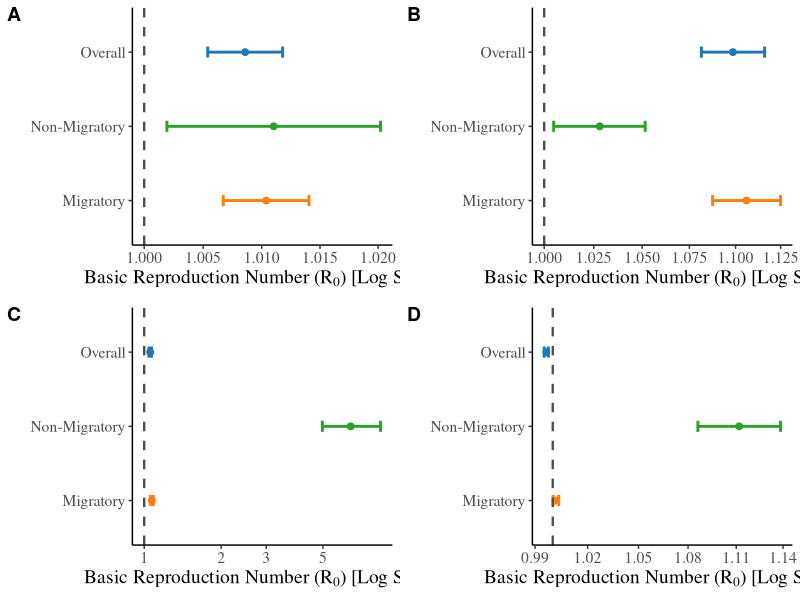

Source code (R):
# R package loading
library(readr)
library(tidyverse)
library(ggpubr)
library(openxlsx)
library(patchwork)
library(cowplot)
library(scales)
# read R0
df <- read.xlsx('R0.xlsx')
# Ensure 'status' and 'flyway' are factors for proper plotting order
df_plot <- df %>%
  mutate(
    # Order 'status' on the Y-axis: total should be first
    status = factor(status, 
                    levels = c("total", "magritory", "no_magritory")),
    
    # Order 'flyway' for the facets (Optional: ensures Pacific comes first)
    flyway = factor(flyway, 
                    levels = c("Pacific", "Central", "Mississippi", "Atlantic"))
  ) %>%
  # Rename for cleaner plot labels
  mutate(
    status_label = case_when(
      status == "total" ~ "Overall",
      status == "magritory" ~ "Migratory",
      status == "no_magritory" ~ "Non-Migratory"
    )
  )

# Draw graphs and confidence intervals
p1 <- df_plot %>% 
  filter(flyway == 'Pacific') %>% 
  ggplot(aes(x = r0, y = status_label, color = status_label)) +
  geom_errorbarh(
    aes(xmin = lower, xmax = upper), 
    height = 0.15, 
    linewidth = 1
  ) +
  geom_point(size = 2) +
  geom_vline(xintercept = 1, linetype = "dashed", color = "gray30", linewidth = 0.8) +
  scale_x_log10(
    breaks = scales::log_breaks(n = 6, base = 10) 
  ) +
  labs(
    x = expression("Basic Reproduction Number (" * R[0] * ") [Log Scale]"),
    y = " ",
  ) +
  scale_color_manual(
    values = c("Overall" = "#1f77b4", "Migratory" = "#ff7f0e", "Non-Migratory" = "#2ca02c")
  ) +
  theme_classic() +
  theme(
    legend.position = "none",
    panel.grid.major.y = element_blank(), 
    strip.background = element_rect(fill = "gray90"),
    text = element_text(family = 'serif', size = 14),
    plot.title = element_text(hjust = 0.5, face = "bold")
  )

p2 <- df_plot %>% 
  filter(flyway == 'Central') %>% 
  ggplot(aes(x = r0, y = status_label, color = status_label)) +
  geom_errorbarh(
    aes(xmin = lower, xmax = upper), 
    height = 0.15, 
    linewidth = 1
  ) +
  geom_point(size = 2) +
  geom_vline(xintercept = 1, linetype = "dashed", color = "gray30", linewidth = 0.8) +
  scale_x_log10(
    breaks = scales::log_breaks(n = 6, base = 10) 
  ) +
  labs(
    x = expression("Basic Reproduction Number (" * R[0] * ") [Log Scale]"),
    y = " ",
  ) +
  scale_color_manual(
    values = c("Overall" = "#1f77b4", "Migratory" = "#ff7f0e", "Non-Migratory" = "#2ca02c")
  ) +
  theme_classic() +
  theme(
    legend.position = "none",
    panel.grid.major.y = element_blank(), 
    strip.background = element_rect(fill = "gray90"),
    text = element_text(family = 'serif', size = 14),
    plot.title = element_text(hjust = 0.5, face = "bold")
  )

p3 <- df_plot %>% 
  filter(flyway == 'Mississippi') %>% 
  ggplot(aes(x = r0, y = status_label, color = status_label)) +
  geom_errorbarh(
    aes(xmin = lower, xmax = upper), 
    height = 0.15, 
    linewidth = 1
  ) +
  geom_point(size = 2) +
  geom_vline(xintercept = 1, linetype = "dashed", color = "gray30", linewidth = 0.8) +
  scale_x_log10(
    breaks = scales::log_breaks(n = 6, base = 10) 
  ) +
  labs(
    x = expression("Basic Reproduction Number (" * R[0] * ") [Log Scale]"),
    y = " ",
  ) +
  scale_color_manual(
    values = c("Overall" = "#1f77b4", "Migratory" = "#ff7f0e", "Non-Migratory" = "#2ca02c")
  ) +
  theme_classic() +
  theme(
    legend.position = "none",
    panel.grid.major.y = element_blank(), 
    strip.background = element_rect(fill = "gray90"),
    text = element_text(family = 'serif', size = 14),
    plot.title = element_text(hjust = 0.5, face = "bold")
  )

p4 <- df_plot %>% 
  filter(flyway == 'Atlantic') %>% 
  ggplot(aes(x = r0, y = status_label, color = status_label)) +
  geom_errorbarh(
    aes(xmin = lower, xmax = upper), 
    height = 0.15, 
    linewidth = 1
  ) +
  geom_point(size = 2) +
  geom_vline(xintercept = 1, linetype = "dashed", color = "gray30", linewidth = 0.8) +
  scale_x_log10(
    breaks = scales::log_breaks(n = 6, base = 10) 
  ) +
  labs(
    x = expression("Basic Reproduction Number (" * R[0] * ") [Log Scale]"),
    y = " ",
  ) +
  scale_color_manual(
    values = c("Overall" = "#1f77b4", "Migratory" = "#ff7f0e", "Non-Migratory" = "#2ca02c")
  ) +
  theme_classic() +
  theme(
    legend.position = "none",
    panel.grid.major.y = element_blank(), 
    strip.background = element_rect(fill = "gray90"),
    text = element_text(family = 'serif', size = 14),
    plot.title = element_text(hjust = 0.5, face = "bold")
  )

plot_grid(p1,p2,p3,p4,
          labels = c('A','B','C','D'))

# ggsave("basic_r0.pdf",
#        width = 12, height = 8, dpi = 600)








